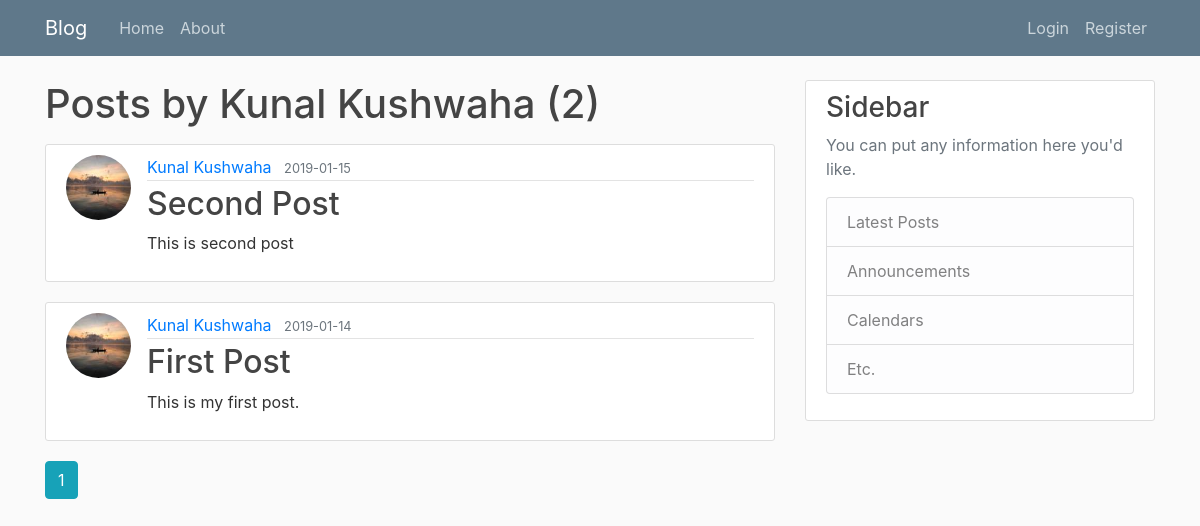
Page /user/Kunal Kushwaha on the committed database.
### flaskblog/models.py (models this page shows, shortened)
class User(db.Model, UserMixin):
    id = db.Column(db.Integer, primary_key=True)
    username = db.Column(db.String(20), unique=True, nullable=False)
    email = db.Column(db.String(120), unique=True, nullable=False)
    image_file = db.Column(db.String(20), nullable=False, default='default.jpg')
    password = db.Column(db.String(60), nullable=False)
    posts = db.relationship('Post', backref='author', lazy=True)

class Post(db.Model):
    id = db.Column(db.Integer, primary_key=True)
    title = db.Column(db.String(100), nullable=False)
    date_posted = db.Column(db.DateTime, nullable=False, default=datetime.utcnow)
    content = db.Column(db.Text, nullable=False)
    user_id = db.Column(db.Integer, db.ForeignKey('user.id'), nullable=False)

### flaskblog/routes.py (the view)
@app.route("/user/<string:username>")
def user_posts(username):
    page = request.args.get('page', 1, type=int)
    user = User.query.filter_by(username=username).first_or_404()
    posts = Post.query.filter_by(author=user)\
        .order_by(Post.date_posted.desc())\
        .paginate(page=page, per_page=5)
    return render_template('user_posts.html', posts=posts, user=user)

### flaskblog/templates/user_posts.html
{% extends "layout.html" %}
{% block content %}
    <h1 class="mb-3">Posts by {{ user.username }} ({{ posts.total }})</h1>
    {% for post in posts.items %}
        <article class="media content-section">
          <img class="rounded-circle article-img" src="{{ url_for('static', filename='profile_pics/' + post.author.image_file) }}">
          <div class="media-body">
            <div class="article-metadata">
              <a class="mr-2" href="{{ url_for('user_posts', username=post.author.username) }}">{{ post.author.username }}</a>
              <small class="text-muted">{{ post.date_posted.strftime('%Y-%m-%d') }}</small>
            </div>
            <h2><a class="article-title" href="{{ url_for('post', post_id=post.id) }}">{{ post.title }}</a></h2>
            <p class="article-content">{{ post.content }}</p>
          </div>
        </article>
    {% endfor %}
    {% for page_num in posts.iter_pages(left_edge=1, right_edge=1, left_current=1, right_current=2) %}
      {% if page_num %}
        {% if posts.page == page_num %}
          <a class="btn btn-info mb-4" href="{{ url_for('user_posts', username=user.username, page=page_num) }}">{{ page_num }}</a>
        {% else %}
          <a class="btn btn-outline-info mb-4" href="{{ url_for('user_posts', username=user.username, page=page_num) }}">{{ page_num }}</a>
        {% endif %}
      {% else %}
        ...
      {% endif %}
    {% endfor %}
{% endblock content %}

### flaskblog/static/main.css (style rules this page uses)
body { background: #fafafa; color: #333333; margin-top: 5rem; }
h1, h2, h3, h4, h5, h6 { color: #444444; }
.content-section { background: #ffffff; padding: 10px 20px; border: 1px solid #dddddd; border-radius: 3px; margin-bottom: 20px; }
.article-title { color: #444444; }
.article-content { white-space: pre-line; }
.article-img { height: 65px; width: 65px; margin-right: 16px; }
.article-metadata { padding-bottom: 1px; margin-bottom: 4px; border-bottom: 1px solid #e3e3e3 }

### rows in the picture
User: username "Kunal Kushwaha"
Post: image_file (picture), author.username "Kunal Kushwaha", date_posted "2019-01-15", title "Second Post", content "This is second post"
Post: image_file (picture), author.username "Kunal Kushwaha", date_posted "2019-01-14", title "First Post", content "This is my first post."

### other values in the picture
{{ posts.total }} "2"
{{ page_num }} "1"
